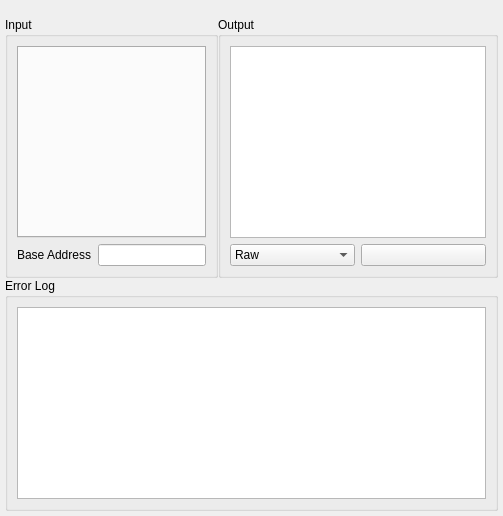
<?xml version="1.0" encoding="UTF-8"?>
<ui version="4.0">
 <class>AssemblerWidget</class>
 <widget class="QWidget" name="AssemblerWidget">
  <layout class="QGridLayout" name="mainLayout">
   <property name="spacing">
    <number>0</number>
   </property>
   <property name="leftMargin">
    <number>5</number>
   </property>
   <property name="topMargin">
    <number>0</number>
   </property>
   <property name="rightMargin">
    <number>5</number>
   </property>
   <property name="bottomMargin">
    <number>5</number>
   </property>
   <item row="0" column="0" colspan="2">
    <widget class="QToolBar" name="toolbar">
     <property name="toolButtonStyle">
      <enum>Qt::ToolButtonTextBesideIcon</enum>
     </property>
    </widget>
   </item>
   <item row="1" column="0">
    <widget class="QGroupBox" name="inputGroup">
     <property name="title">
      <string>Input</string>
     </property>
     <layout class="QVBoxLayout" name="inputLayout">
      <item>
       <widget class="QTabWidget" name="assemblerTabs">
        <property name="tabsClosable">
         <bool>true</bool>
        </property>
       </widget>
      </item>
      <item>
       <widget class="QWidget" name="addressInputWidget" native="true">
        <layout class="QHBoxLayout" name="addressInputLayout">
         <property name="leftMargin">
          <number>0</number>
         </property>
         <property name="topMargin">
          <number>0</number>
         </property>
         <property name="rightMargin">
          <number>0</number>
         </property>
         <property name="bottomMargin">
          <number>0</number>
         </property>
         <item>
          <widget class="QLabel" name="baseAddressLabel">
           <property name="text">
            <string>Base Address</string>
           </property>
           <property name="buddy">
            <cstring>addressEdit</cstring>
           </property>
          </widget>
         </item>
         <item>
          <widget class="QLineEdit" name="addressEdit"/>
         </item>
        </layout>
       </widget>
      </item>
     </layout>
    </widget>
   </item>
   <item row="1" column="1">
    <widget class="QGroupBox" name="outputGroup">
     <property name="sizePolicy">
      <sizepolicy hsizetype="Fixed" vsizetype="Expanding">
       <horstretch>0</horstretch>
       <verstretch>0</verstretch>
      </sizepolicy>
     </property>
     <property name="title">
      <string>Output</string>
     </property>
     <layout class="QGridLayout" name="outputLayout">
      <item row="0" column="0">
       <widget class="QPlainTextEdit" name="outputEdit">
        <property name="readOnly">
         <bool>true</bool>
        </property>
       </widget>
      </item>
      <item row="1" column="0">
       <widget class="QWidget" name="outputExtraWidget" native="true">
        <layout class="QHBoxLayout" name="outputExtraLayout">
         <property name="leftMargin">
          <number>0</number>
         </property>
         <property name="topMargin">
          <number>0</number>
         </property>
         <property name="rightMargin">
          <number>0</number>
         </property>
         <property name="bottomMargin">
          <number>0</number>
         </property>
         <item>
          <widget class="QComboBox" name="outputTypeCombo">
           <item>
            <property name="text">
             <string>Raw</string>
            </property>
           </item>
           <item>
            <property name="text">
             <string>AR Code</string>
            </property>
           </item>
           <item>
            <property name="text">
             <string>Gecko (04)</string>
            </property>
           </item>
           <item>
            <property name="text">
             <string>Gecko (C0)</string>
            </property>
           </item>
           <item>
            <property name="text">
             <string>Gecko (C2)</string>
            </property>
           </item>
          </widget>
         </item>
         <item>
          <widget class="QPushButton" name="copyOutputButton"/>
         </item>
        </layout>
       </widget>
      </item>
     </layout>
    </widget>
   </item>
   <item row="2" column="0" colspan="2">
    <widget class="QGroupBox" name="errorGroup">
     <property name="sizePolicy">
      <sizepolicy hsizetype="Expanding" vsizetype="Fixed">
       <horstretch>0</horstretch>
       <verstretch>0</verstretch>
      </sizepolicy>
     </property>
     <property name="title">
      <string>Error Log</string>
     </property>
     <layout class="QHBoxLayout" name="errorLayout">
      <item>
       <widget class="QTextEdit" name="errorEdit">
        <property name="verticalScrollBarPolicy">
         <enum>Qt::ScrollBarAlwaysOff</enum>
        </property>
        <property name="readOnly">
         <bool>true</bool>
        </property>
       </widget>
      </item>
     </layout>
    </widget>
   </item>
  </layout>
 </widget>
 <resources/>
 <connections/>
</ui>
